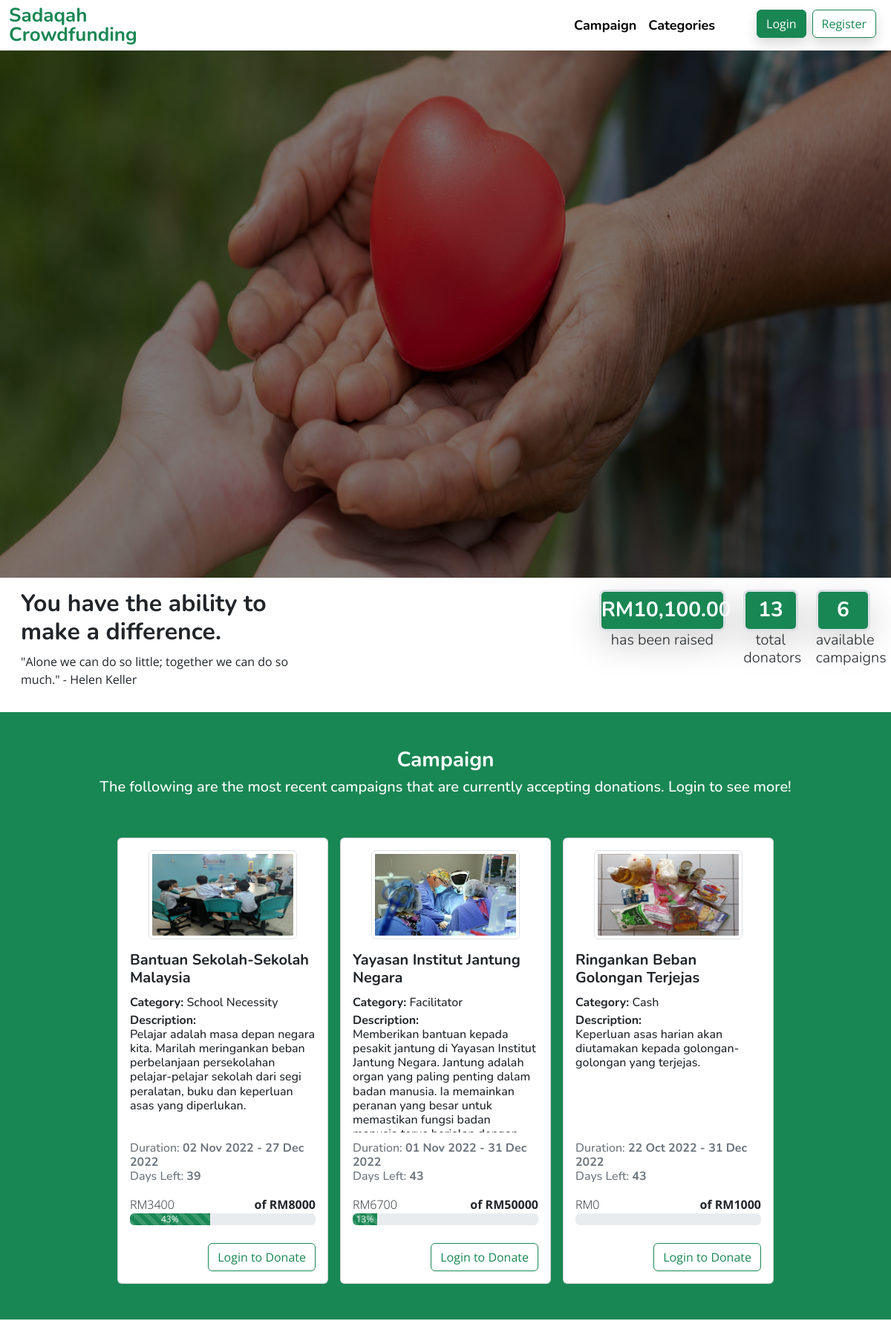
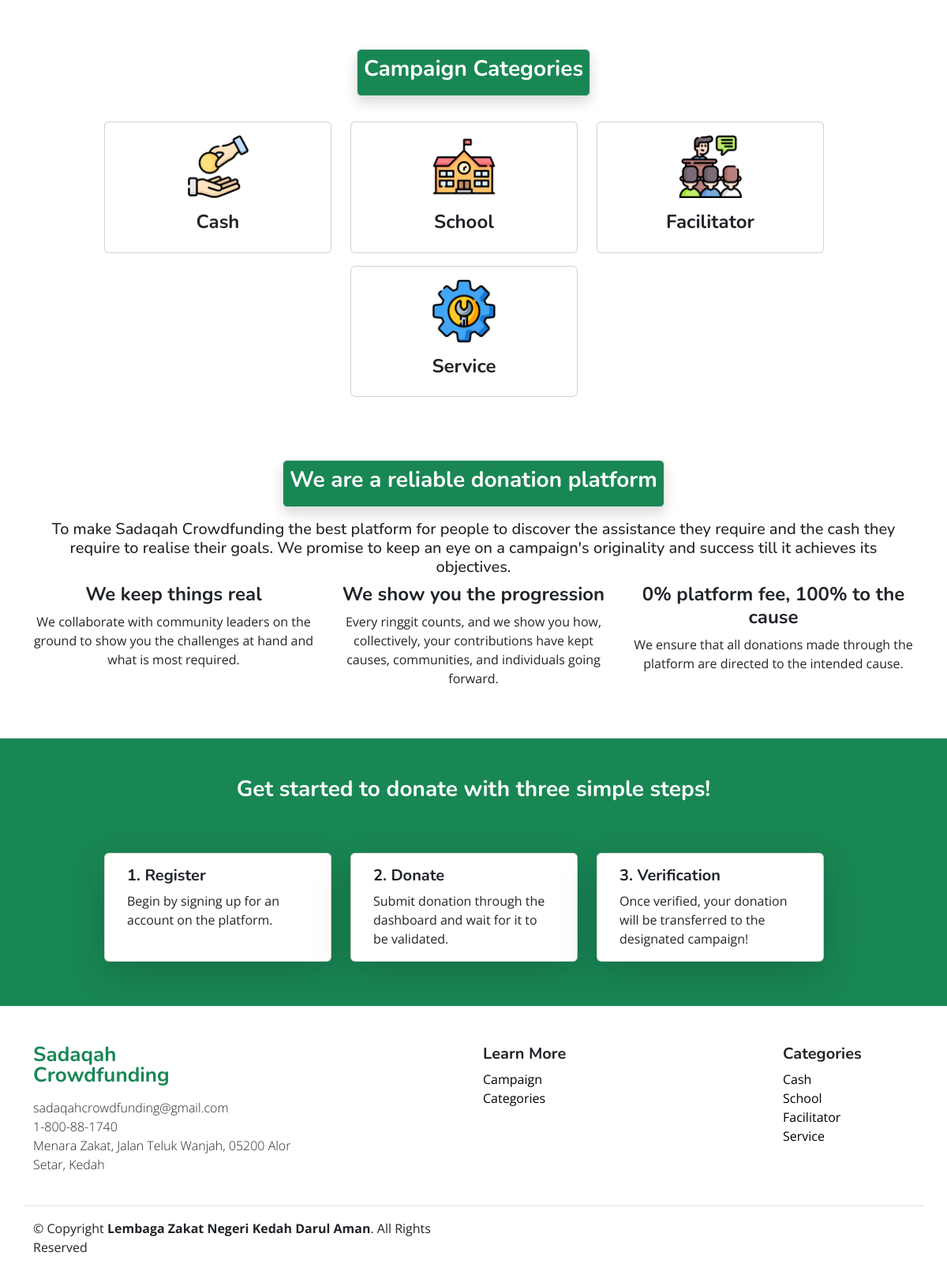
The page / on the database its author committed (2 pictures, top to bottom).
### tables this page shows
CREATE TABLE `campaign` (
  `campaign_id` int(11) NOT NULL,
  `campaign_name` varchar(100) NOT NULL,
  `campaign_description` varchar(1000) NOT NULL,
  `campaign_banner` varchar(200) NOT NULL,
  `campaign_category_id` int(11) NOT NULL,
  `campaign_amount` double NOT NULL,
  `campaign_start` datetime(6) NOT NULL,
  `campaign_end` datetime(6) NOT NULL,
  `campaign_raised` double NOT NULL,
  `campaign_created_date` timestamp NOT NULL DEFAULT current_timestamp(),
  `campaign_admin_id` int(11) NOT NULL,
  `campaign_status` int(11) NOT NULL
);

CREATE TABLE `category` (
  `category_id` int(11) NOT NULL,
  `category_name` varchar(50) NOT NULL
);

### index.php (the view, shortened to what the rows shown need)
<!DOCTYPE html>
<html lang="en">
<head>
    <link href="https://cdn.jsdelivr.net/npm/bootstrap@5.2.2/dist/css/bootstrap.min.css" rel="stylesheet" />
    <link rel="stylesheet" href="https://cdn.jsdelivr.net/npm/bootstrap-icons@1.10.2/font/bootstrap-icons.css">
    <link rel="stylesheet" href="https://cdnjs.cloudflare.com/ajax/libs/Swiper/8.4.4/swiper-bundle.min.css" />
    <link rel="stylesheet" href="css/homepage.css">
    <link rel="stylesheet" href="css/custom-css.css">
</head>
<body>
    <?php
    include_once(__DIR__ . '/php/dbcon.php');
    ?>
    <main>
        <div class="p-3">
            <div class="container-fluid">
                <div class="row">
                    <div class="col-md-4">
                        <h2 class="fw-bolder">You have the ability to make a difference.</h2>
                    </div>
                </div>
            </div>
        </div>
        <section id="campaign">
            <div class="bg-success">
                <div class="cards d-flex justify-content-center pb-4">
                    <?php
                    $campaign_status = 1;
                    $query = "SELECT * FROM campaign camp, category cat WHERE camp.campaign_end > CURDATE() AND camp.campaign_category_id=cat.category_id AND camp.campaign_status=? ORDER BY camp.campaign_id desc LIMIT 3";
                    $stmt = $con->prepare($query);
                    $stmt->bind_param("i", $campaign_status);
                    $stmt->execute();
                    $result = $stmt->get_result();
                    ?>
                    <?php
                    $index = 0;
                    while ($camp = $result->fetch_assoc()) {
                        $percentageBar = 100 - ((($camp['campaign_amount'] - $camp['campaign_raised']) / $camp['campaign_amount']) * 100);
                        $percentageBar = round($percentageBar);
                    ?>
                        <div class="col-md-3 d-flex align-items-stretch mb-4">
                            <div class="card mx-2">
                                <a href="" type="" class="" data-bs-toggle="modal" data-bs-target="#banner-modal-<?php echo $index ?>">
                                    <img src="<?php echo $camp['campaign_banner']; ?>" class="card-img-top img-thumbnail rounded mx-auto d-block mt-3" style="height:120px; width:200px;" alt="Campaign Banner">
                                </a>
                                <div class="card-body">
                                    <h5 class="card-title h-20 mb-3 fw-bold" style="min-height: 2rem;"><?php echo $camp['campaign_name']; ?></h5>
                                    <h6 class="card-subtitle mb-2"><b>Category: </b><?php echo $camp['category_name']; ?></h6>
                                    <h6 class="card-subtitle mb-3 overflow-auto" style="height:10rem;"><b>Description: </b><br><?php echo $camp['campaign_description']; ?></h6>
                                    <h6 class="card-subtitle mb-3 text-muted">
                                        <div>
                                            <?php
                                            $startDate = date("d M Y", strtotime($camp['campaign_start']));
                                            $endDate = date("d M Y", strtotime($camp['campaign_end']));
                                            ?>
                                            Duration: <b><?php echo $startDate . " - " . $endDate; ?></b>
                                        </div>
                                        <div>
                                            <?php
                                            $date1 = new DateTime(date("Y-m-d"));
                                            $date2 = new DateTime($camp['campaign_end']);
                                            $diff = $date2->diff($date1)->format("%a");
                                            $daysLeft = intval($diff);
                                            ?>
                                            Days Left: <b><?php echo $daysLeft; ?></b>
                                        </div>
                                    </h6>
                                    <div class="camp-progress">
                                        <div class="d-flex justify-content-between">
                                            <div class="fw-light">
                                                <?php echo 'RM' . $camp['campaign_raised']; ?>
                                            </div>
                                            <div class="fw-bold">
                                                of RM<?php echo $camp['campaign_amount']; ?>
                                            </div>
                                        </div>
                                        <div class="progress">
                                            <div class="progress-bar progress-bar-striped progress-bar-animated bg-success" role="progressbar" aria-valuenow="<?php echo $percentageBar; ?>" aria-valuemin="0" aria-valuemax="100" style="width: <?php echo $percentageBar; ?>%"><?php echo $percentageBar; ?>%</div>
                                        </div>
                                    </div>
                                    <div class="d-flex mt-4 justify-content-end">
                                        <button class="btn btn-outline-success" data-bs-toggle="modal" data-bs-target="#loginModal">Login to Donate</button>
                                    </div>
                                </div>
                            </div>
                        </div>
                    <?php
                        $index++;
                    }
                    ?>
                </div>
            </div>
        </section>
    </main>
</body>
</html>

### rows shown on the page
campaign: campaign_banner (picture), campaign_name "Bantuan Sekolah-Sekolah Malaysia", campaign_category.category_name "School Necessity", campaign_description "Pelajar adalah masa depan negara kita. Marilah meringankan beban perbelanjaan persekolahan pelajar-pelajar sekolah dari segi peralatan, buku dan keperluan asas yang diperlukan.", campaign_start "02 Nov 2022", campaign_end "27 Dec 2022", campaign_raised "3400", campaign_amount "8000", percentageBar "43"
campaign: campaign_banner (picture), campaign_name "Yayasan Institut Jantung Negara", campaign_category.category_name "Facilitator", campaign_description "Memberikan bantuan kepada pesakit jantung di Yayasan Institut Jantung Negara. Jantung adalah organ yang paling penting dalam badan manusia. Ia memainkan peranan yang besar untuk memastikan fungsi badan…", campaign_start "01 Nov 2022", campaign_end "31 Dec 2022", campaign_raised "6700", campaign_amount "50000", percentageBar "13"
campaign: campaign_banner (picture), campaign_name "Ringankan Beban Golongan Terjejas", campaign_category.category_name "Cash", campaign_description "Keperluan asas harian akan diutamakan kepada golongan-golongan yang terjejas.", campaign_start "22 Oct 2022", campaign_end "31 Dec 2022", campaign_raised "0", campaign_amount "1000"

### other values the page prints
$count "10,100.00"
$count "13"
$count "6"
